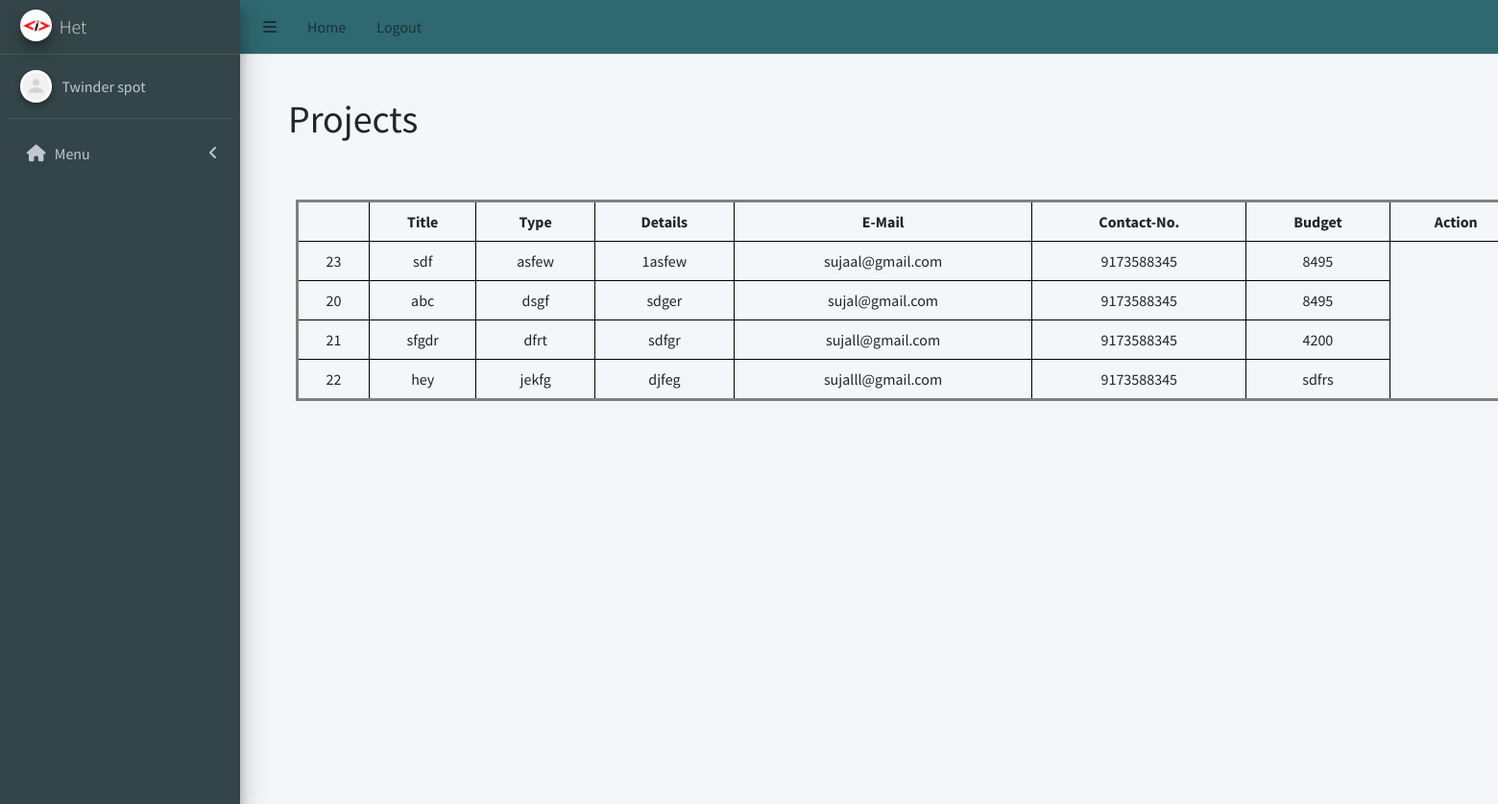
Page /admin/admin_project.php (signed in) on the committed database.
### tables this page shows
CREATE TABLE `admin_signup` (
  `id` int(255) NOT NULL,
  `username` varchar(255) NOT NULL,
  `email` varchar(255) NOT NULL,
  `contactno` varchar(255) NOT NULL,
  `password` varchar(255) NOT NULL
);

CREATE TABLE `user_project` (
  `id` int(255) NOT NULL,
  `title` varchar(255) NOT NULL,
  `type` varchar(255) NOT NULL,
  `details` varchar(255) NOT NULL,
  `email` varchar(255) NOT NULL,
  `contactno` varchar(255) NOT NULL,
  `budget` varchar(255) NOT NULL,
  `status` varchar(255) NOT NULL
);

### admin/admin_project.php (the view, shortened to what this page needs)
<?php
    include('../Database/database_connectivity.php');
?>
<!DOCTYPE html>
<html lang="en">
<head>
  <link rel="stylesheet" href="../css/admin_project.css">
  <link rel="stylesheet" href="../src/css/adminlte.min.css">
  <link rel="stylesheet" href="https://cdnjs.cloudflare.com/ajax/libs/font-awesome/5.15.4/css/all.min.css">
</head>
<body class="hold-transition sidebar-mini">
  <div class="wrapper">
    <?php include 'admin_header.php' ?>
    <div class="content-wrapper">
    <h1 class="head">Projects</h1>
    <?php
     $sql = "select * from user_project";
     $result = $connection->query($sql);
     ?>
      <table class="project">
        <tr>
            <th> </th>
            <th>Title</th>
            <th>Type</th>
            <th>Details</th>
            <th>E-Mail</th>
            <th>Contact-No.</th>
            <th>Budget</th>
            <th>Action</th>
        </tr>
        <?php
    if ($result->num_rows > 0)
    {
        while ($row = $result->fetch_assoc()) {
            echo "<tr>
                    <td>" . $row["id"] . "</td>
                    <td>" . $row["title"] . "</td>
                    <td>" . $row["type"] . "</td>
                    <td>" . $row["details"] . "</td>
                    <td>" . $row["email"] . "</td>
                    <td>" . $row["contactno"] . "</td>
                    <td>" . $row["budget"] . "</td>
                  </tr>";
        }
    }
    else
    {
        echo "<tr><td colspan='4'>No records found</td></tr>";
      }
      ?>
      </table>
    </div>
  </div>
</body>
</html>

### admin/admin_header.php (shortened to what this page needs)
<?php
$menuItems = [
    [
        "menuTitle" => "Menu",
        "icon" => "fas fa-home",
        "pages" => [
            ["title" => "Home", "url" => "index.php"]
        ],
    ],
];
?><ul class="navbar-nav ml-auto">
<head>
    <link href="https://cdnjs.cloudflare.com/ajax/libs/font-awesome/6.0.0-beta3/css/all.min.css" rel="stylesheet">
</head>
<nav class="main-header navbar navbar-expand navbar-white navbar-light">
    <ul class="navbar-nav">
        <li class="nav-item">
            <a class="nav-link" data-widget="pushmenu" role="button"><i class="fas fa-bars"></i></a>
        </li>
        <li class="nav-item d-none d-sm-inline-block">
            <a href="admin_home.php" class="nav-link">Home</a>
        </li>
        <li class="nav-item d-none d-sm-inline-block">
            <a onclick="logout()" class="nav-link">Logout</a>
        </li>
    </ul>
    </ul>
<div class="main-header" style="padding: 0px 10px; background-color: #f4f6f9; border-bottom: none !important;">
    <div class="content-header">
    </div>
</div>
<?php
include('../Database/database_connectivity.php');
?>
<?php
if (isset($_SESSION['email'])) {
    $email = $_SESSION['email'];
    $query = "SELECT username FROM admin_signup WHERE email = '$email'";
    $stmt = $connection->prepare($query);
    $stmt->execute();
    $result = $stmt->get_result();
    if ($result->num_rows > 0) {
        $row = $result->fetch_assoc();
        $username = $row['username'];
    } else {
        $username = "Guest1";
    }
} else {
    $username = "Guest";
}
?>
<aside class="main-sidebar sidebar-dark-primary elevation-4">
    <a href="./" class="brand-link">
        <img src="../src/images/logo.png" alt="Admin Panel Logo" class="brand-image img-circle elevation-3">
        <span class="brand-text font-weight-light"><?php echo $username ?></span>
    </a>
    <div class="sidebar">
        <div class="user-panel mt-3 pb-3 mb-3 d-flex">
            <div class="image">
                <img src="../src/images/default.png" class="img-circle elevation-2" alt="User Image">
            </div>
            <div class="info">
                <a href="./" class="d-block">Twinder spot</a>
            </div>
        </div>
        <nav class="mt-2">
            <ul class="nav nav-pills nav-sidebar flex-column" data-widget="treeview" role="menu">
                <?php foreach ($menuItems as $menuItem): ?>
                    <?php $isMenuOpen = false;
                    $isActive = false;
                    ?>
                    <li class="nav-item has-treeview <?= $isMenuOpen ? 'menu-open' : '' ?>">
                        <a class="nav-link <?= $isActive ? 'active' : '' ?>">
                            <i class="nav-icon <?= $menuItem['icon'] ?>"></i>
                            <p>
                                <?= $menuItem['menuTitle'] ?>
                                <?= !empty($menuItem['pages']) ? '<i class="right fas fa-angle-left"></i>' : '' ?>
                            </p>
                        </a>
                    </li>
                <?php endforeach; ?>
            </ul>
        </nav>
    </div>
</aside>

### css/admin_project.css (style rules this page uses)
.head { position: absolute; left: 300px; top: 100px; }
.project { top: 200px; position: absolute; left: 300px; border: 3px solid grey; margin: 0.5rem; width: 160vh; text-align: center; }
th, td { border: 1px solid #000; padding: 0.5rem; }

### rows in the picture
admin_signup: username "Het"
user_project: id "23", title "sdf", type "asfew", details "1asfew", email "sujaal@gmail.com", contactno "9173588345", budget "8495"
user_project: id "20", title "abc", type "dsgf", details "sdger", email "sujal@gmail.com", contactno "9173588345", budget "8495"
user_project: id "21", title "sfgdr", type "dfrt", details "sdfgr", email "sujall@gmail.com", contactno "9173588345", budget "4200"
user_project: id "22", title "hey", type "jekfg", details "djfeg", email "sujalll@gmail.com", contactno "9173588345", budget "sdfrs"

### other values in the picture
$menuItem['menuTitle'] "Menu"
